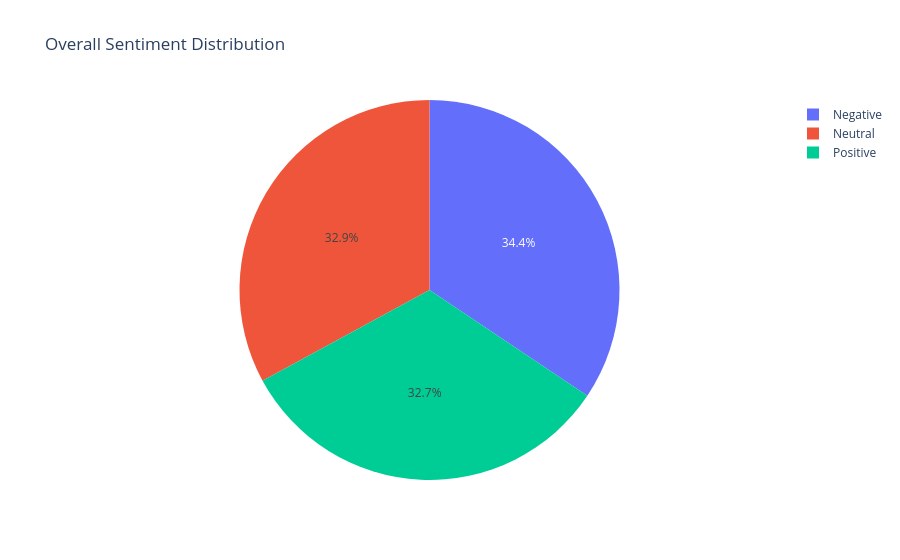

Notebook source saved alongside this figure:
### Code cell
#Sentiment distribution
fig = px.pie(df_clean,
                names='Sentiment',
                title='Overall Sentiment Distribution',
                color_discrete_map={'Positive':'green', 'Negative':'red', 'Neutral':'gray'})
fig.show()

### Figure 1 — Plotly figure (JSON) as saved in the notebook; plotly's stock layout.template omitted (floating-point values rounded to 4 significant figures; data arrays with more than 128 entries replaced by an {"elided": "..."} marker saying what was removed)
{"data": [{"domain": {"x": [0, 1], "y": [0, 1]}, "hovertemplate": "Sentiment=%{label}<extra></extra>", "labels": {"elided": "2570 str values"}, "legendgroup": "", "name": "", "showlegend": true, "type": "pie"}], "layout": {"legend": {"tracegroupgap": 0}, "title": {"text": "Overall Sentiment Distribution"}}}
